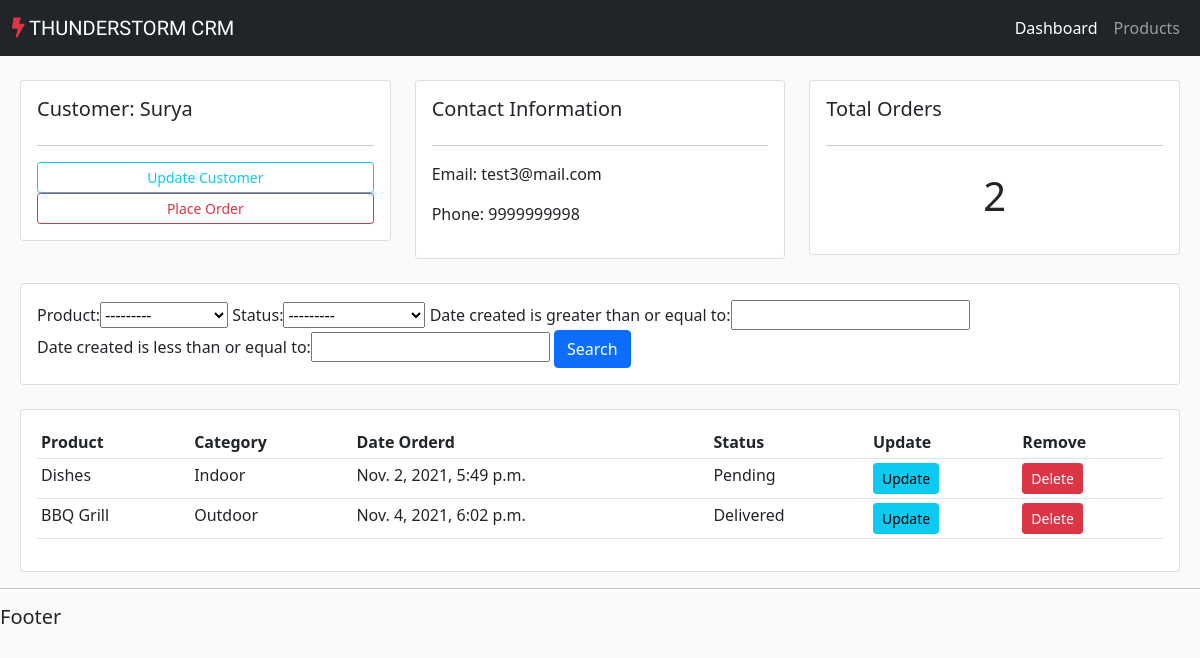
The app's page /customer/2/, older data.
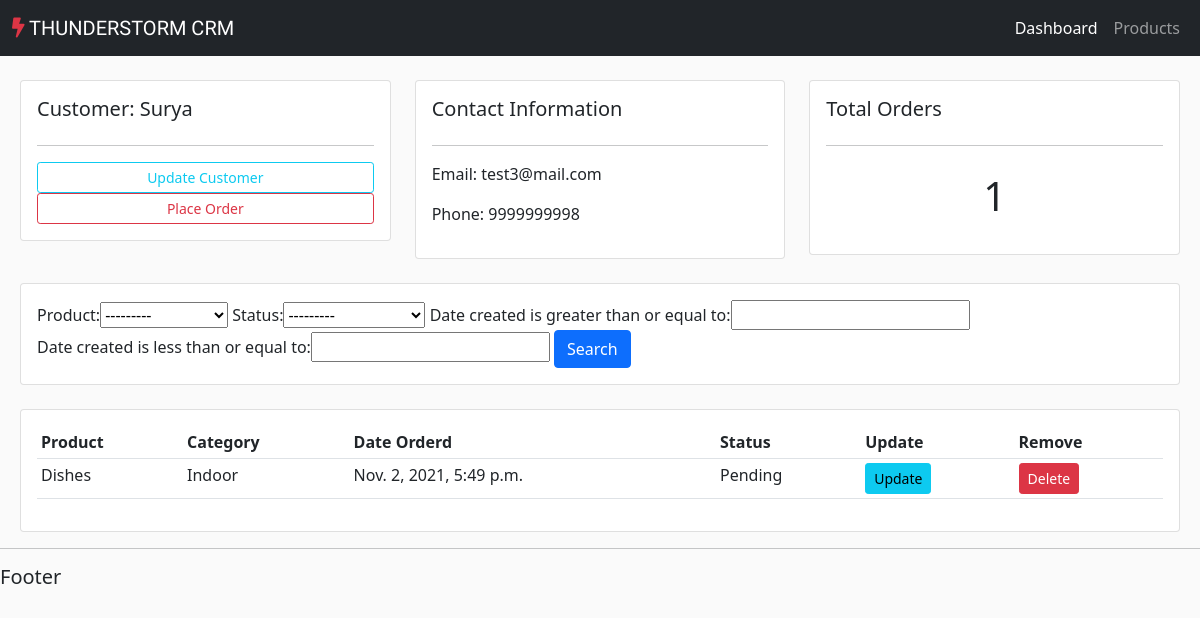
The same page, newer data.
### accounts/models.py (models this page shows, shortened)
class Order(models.Model):
    STATUS = (
        ('Pending', 'Pending'),
        ('Out for Delivery', 'Out for Delivery'),
        ('Delivered', 'Delivered'),
    )
    customer = models.ForeignKey(Customer, null=True, on_delete= models.SET_NULL)
    product = models.ForeignKey(Product, null=True, on_delete= models.SET_NULL)
    date_created = models.DateTimeField(auto_now_add=True, null=True)
    status = models.CharField(max_length=200, null=True, choices=STATUS)

class Product(models.Model):
    CATEGORY = (
        ('Indoor', 'Indoor'),
        ('Outdoor', 'Outdoor'),
    )
    name = models.CharField(max_length=200, null=True)
    price = models.FloatField(null=True)
    category = models.CharField(max_length=200, null=True,choices=CATEGORY)
    description = models.CharField(max_length=200, null=True, blank=True)
    date_created = models.DateTimeField(auto_now_add=True, null=True)
    tags = models.ManyToManyField(Tag)
    def __str__(self):
        return self.name

### accounts/views.py (the view)
# urls.py: path('customer/<str:pk>/',views.customer, name='customer'),
def customer(request ,pk):
    customer = Customer.objects.get(id=pk)
    orders = customer.order_set.all()
    order_count = orders.count()
    myFilter = OrderFilter(request.GET, queryset=orders)
    orders = myFilter.qs
    context = {'customer':customer, 'orders':orders, 'order_count':order_count, 'myFilter':myFilter}
    return render(request, 'accounts/customer.html',context)

### accounts/templates/accounts/customer.html
{% extends 'accounts/main.html' %}
{% block content %}
    <br>
    <div class="row ms-2 me-2">
        <div class="col-md">
            <div class="card card-body">
                <h5>Customer: {{customer.name}}</h5>
                <hr>
                <a class="btn btn-outline-info  btn-sm btn-block" href="">Update Customer</a>
                <a class="btn btn-outline-danger  btn-sm btn-block" href="{% url 'create_order' customer.id %}">Place Order</a>
            </div>
        </div>
        <div class="col-md">
            <div class="card card-body">
                <h5>Contact Information</h5>
                <hr>
                <p>Email: {{customer.email}}</p>
                <p>Phone: {{customer.phone}}</p>
            </div>
        </div>
        <div class="col-md">
            <div class="card card-body">
                <h5>Total Orders</h5>
                <hr>
                <h1 style="text-align: center;padding: 10px">{{order_count}}</h1>
            </div>
        </div>
    </div>
    <br>
    <div class="row ms-2 me-2">
        <div class="col">
            <div class="card card-body">
                <form method="get">
                    {{myFilter.form}}
                <button class="btn btn-primary" type="submit">Search</button>
              </form>
            </div>
        </div>
    </div>
    <br>
    <div class="row ms-2 me-2">
        <div class="col-md">
            <div class="card card-body">
                <table class="table table-sm">
                    <tr>
                        <th>Product</th>
                        <th>Category</th>
                        <th>Date Orderd</th>
                        <th>Status</th>
                        <th>Update</th>
                        <th>Remove</th>
                    </tr>
                    {% for order in orders %}
                        <tr>
                            <td>{{order.product}}</td>
                            <td>{{order.product.category}}</td>
                            <td>{{order.date_created}}</td>
                            <td>{{order.status}}</td>
                            <td><a class="btn btn-sm btn-info" href="{% url 'update_order' order.id  %}">Update</a></td>
					        <td><a class="btn btn-sm btn-danger" href="{% url 'delete_order' order.id  %}">Delete</a></td>
                        </tr>
                    {% endfor %}
                </table>
            </div>
        </div>
    </div>
{% endblock %}

Row changes from the older to the newer data that the page shows:
removed Order: product "BBQ Grill", product.category "Outdoor", date_created "Nov. 4, 2021, 6:02 p.m.", status "Delivered"
Text that changed along with them:
{{ order_count }}: "2" → "1"
